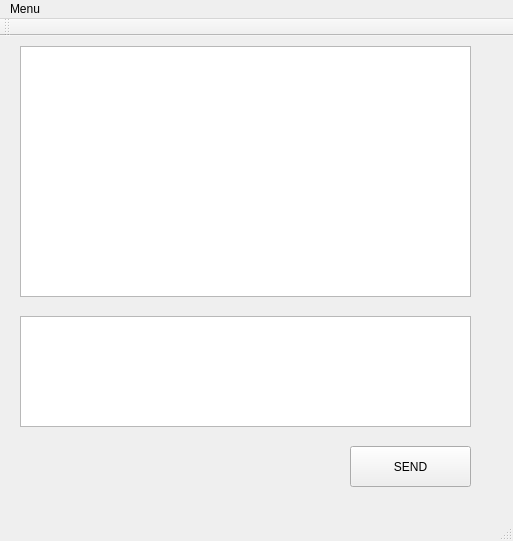
<?xml version="1.0" encoding="UTF-8"?>
<ui version="4.0">
 <class>MainWindow</class>
 <widget class="QMainWindow" name="MainWindow">
  <property name="geometry">
   <rect>
    <x>0</x>
    <y>0</y>
    <width>513</width>
    <height>541</height>
   </rect>
  </property>
  <property name="mouseTracking">
   <bool>false</bool>
  </property>
  <property name="windowTitle">
   <string>MainWindow</string>
  </property>
  <widget class="QWidget" name="centralWidget">
   <widget class="QTextBrowser" name="info_text">
    <property name="geometry">
     <rect>
      <x>20</x>
      <y>10</y>
      <width>451</width>
      <height>251</height>
     </rect>
    </property>
    <property name="verticalScrollBarPolicy">
     <enum>Qt::ScrollBarAsNeeded</enum>
    </property>
    <property name="horizontalScrollBarPolicy">
     <enum>Qt::ScrollBarAlwaysOff</enum>
    </property>
    <property name="sizeAdjustPolicy">
     <enum>QAbstractScrollArea::AdjustIgnored</enum>
    </property>
   </widget>
   <widget class="QPushButton" name="send_button">
    <property name="geometry">
     <rect>
      <x>350</x>
      <y>410</y>
      <width>121</width>
      <height>41</height>
     </rect>
    </property>
    <property name="text">
     <string>SEND</string>
    </property>
    <property name="shortcut">
     <string>Ctrl+Return</string>
    </property>
    <property name="autoDefault">
     <bool>false</bool>
    </property>
   </widget>
   <widget class="QTextEdit" name="input_text">
    <property name="geometry">
     <rect>
      <x>20</x>
      <y>280</y>
      <width>451</width>
      <height>111</height>
     </rect>
    </property>
   </widget>
  </widget>
  <widget class="QMenuBar" name="menuBar">
   <property name="geometry">
    <rect>
     <x>0</x>
     <y>0</y>
     <width>513</width>
     <height>17</height>
    </rect>
   </property>
   <widget class="QMenu" name="menuMenu">
    <property name="title">
     <string>Menu</string>
    </property>
    <addaction name="actionLog_out"/>
    <addaction name="actionChange_your_name"/>
   </widget>
   <addaction name="menuMenu"/>
  </widget>
  <widget class="QToolBar" name="mainToolBar">
   <attribute name="toolBarArea">
    <enum>TopToolBarArea</enum>
   </attribute>
   <attribute name="toolBarBreak">
    <bool>false</bool>
   </attribute>
  </widget>
  <widget class="QStatusBar" name="statusBar"/>
  <action name="actionConnect_To_Server">
   <property name="text">
    <string>Log out</string>
   </property>
  </action>
  <action name="actionLog_out">
   <property name="text">
    <string>Log out</string>
   </property>
  </action>
  <action name="actionChange_your_name">
   <property name="text">
    <string>Change your name</string>
   </property>
  </action>
 </widget>
 <layoutdefault spacing="6" margin="11"/>
 <resources/>
 <connections/>
</ui>
